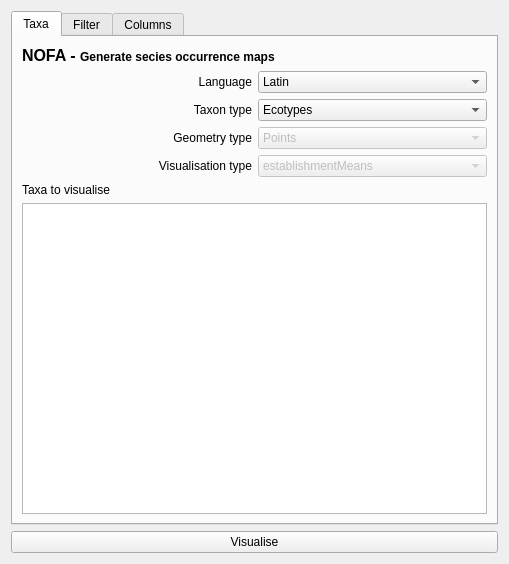
<?xml version="1.0" encoding="UTF-8"?>
<ui version="4.0">
 <class>NOFAVisualisationDialogBase</class>
 <widget class="QDialog" name="NOFAVisualisationDialogBase">
  <property name="geometry">
   <rect>
    <x>0</x>
    <y>0</y>
    <width>509</width>
    <height>564</height>
   </rect>
  </property>
  <property name="windowTitle">
   <string>NOFA Visualisation</string>
  </property>
  <layout class="QGridLayout" name="gridLayout_2">
   <item row="0" column="0">
    <layout class="QVBoxLayout" name="verticalLayout">
     <item>
      <widget class="QTabWidget" name="tabWidget">
       <property name="currentIndex">
        <number>0</number>
       </property>
       <widget class="QWidget" name="Taxa">
        <attribute name="title">
         <string>Taxa</string>
        </attribute>
        <layout class="QGridLayout" name="gridLayout_5">
         <item row="0" column="0">
          <layout class="QGridLayout" name="gridLayout">
           <item row="0" column="0" colspan="4">
            <widget class="QLabel" name="label">
             <property name="text">
              <string>&lt;html&gt;&lt;head/&gt;&lt;body&gt;&lt;p&gt;&lt;span style=&quot; font-size:12pt; font-weight:600;&quot;&gt;NOFA - &lt;/span&gt;&lt;span style=&quot; font-weight:600;&quot;&gt;Generate secies occurrence maps&lt;/span&gt;&lt;/p&gt;&lt;/body&gt;&lt;/html&gt;</string>
             </property>
            </widget>
           </item>
           <item row="4" column="2" colspan="2">
            <widget class="QComboBox" name="vis_type_cb">
             <property name="enabled">
              <bool>false</bool>
             </property>
             <item>
              <property name="text">
               <string>establishmentMeans</string>
              </property>
             </item>
             <item>
              <property name="text">
               <string>occurrenceStatus</string>
              </property>
             </item>
             <item>
              <property name="text">
               <string>extiction</string>
              </property>
             </item>
            </widget>
           </item>
           <item row="4" column="0" colspan="2">
            <widget class="QLabel" name="visualisation_label">
             <property name="text">
              <string>Visualisation type</string>
             </property>
             <property name="alignment">
              <set>Qt::AlignRight|Qt::AlignTrailing|Qt::AlignVCenter</set>
             </property>
            </widget>
           </item>
           <item row="3" column="2" colspan="2">
            <widget class="QComboBox" name="geom_type">
             <property name="enabled">
              <bool>false</bool>
             </property>
             <item>
              <property name="text">
               <string>Points</string>
              </property>
             </item>
            </widget>
           </item>
           <item row="2" column="2" colspan="2">
            <widget class="QComboBox" name="taxon_type">
             <property name="enabled">
              <bool>true</bool>
             </property>
             <property name="editable">
              <bool>false</bool>
             </property>
             <item>
              <property name="text">
               <string>Ecotypes</string>
              </property>
             </item>
             <item>
              <property name="text">
               <string>Species</string>
              </property>
             </item>
            </widget>
           </item>
           <item row="1" column="2" colspan="2">
            <widget class="QComboBox" name="lang_cb">
             <item>
              <property name="text">
               <string>Latin</string>
              </property>
             </item>
             <item>
              <property name="text">
               <string>English</string>
              </property>
             </item>
             <item>
              <property name="text">
               <string>Finish</string>
              </property>
             </item>
             <item>
              <property name="text">
               <string>Norwegian</string>
              </property>
             </item>
             <item>
              <property name="text">
               <string>Swedish</string>
              </property>
             </item>
            </widget>
           </item>
           <item row="1" column="0" colspan="2">
            <widget class="QLabel" name="language_label">
             <property name="text">
              <string>Language</string>
             </property>
             <property name="alignment">
              <set>Qt::AlignRight|Qt::AlignTrailing|Qt::AlignVCenter</set>
             </property>
            </widget>
           </item>
           <item row="2" column="0" colspan="2">
            <widget class="QLabel" name="taxon_label">
             <property name="text">
              <string>Taxon type</string>
             </property>
             <property name="alignment">
              <set>Qt::AlignRight|Qt::AlignTrailing|Qt::AlignVCenter</set>
             </property>
            </widget>
           </item>
           <item row="3" column="0" colspan="2">
            <widget class="QLabel" name="geometry_label">
             <property name="text">
              <string>Geometry type</string>
             </property>
             <property name="alignment">
              <set>Qt::AlignRight|Qt::AlignTrailing|Qt::AlignVCenter</set>
             </property>
            </widget>
           </item>
           <item row="6" column="0" colspan="4">
            <widget class="QListWidget" name="txn_lw">
             <property name="selectionMode">
              <enum>QAbstractItemView::ExtendedSelection</enum>
             </property>
            </widget>
           </item>
           <item row="5" column="0" colspan="4">
            <widget class="QLabel" name="species">
             <property name="text">
              <string>Taxa to visualise</string>
             </property>
            </widget>
           </item>
          </layout>
         </item>
        </layout>
       </widget>
       <widget class="QWidget" name="tab">
        <attribute name="title">
         <string>Filter</string>
        </attribute>
        <layout class="QGridLayout" name="gridLayout_4">
         <item row="0" column="0">
          <layout class="QGridLayout" name="gridLayout_3">
           <item row="1" column="2" rowspan="2">
            <widget class="QListWidget" name="reliab_lw">
             <property name="sizePolicy">
              <sizepolicy hsizetype="MinimumExpanding" vsizetype="Expanding">
               <horstretch>0</horstretch>
               <verstretch>0</verstretch>
              </sizepolicy>
             </property>
             <property name="selectionMode">
              <enum>QAbstractItemView::ExtendedSelection</enum>
             </property>
            </widget>
           </item>
           <item row="0" column="2">
            <widget class="QLabel" name="label_4">
             <property name="text">
              <string>Accepted reliability</string>
             </property>
            </widget>
           </item>
           <item row="0" column="0" colspan="2">
            <widget class="QLabel" name="label_9">
             <property name="text">
              <string>Accepted dates</string>
             </property>
            </widget>
           </item>
           <item row="1" column="0">
            <widget class="QLabel" name="label_2">
             <property name="text">
              <string>start after</string>
             </property>
             <property name="alignment">
              <set>Qt::AlignRight|Qt::AlignTrailing|Qt::AlignVCenter</set>
             </property>
            </widget>
           </item>
           <item row="2" column="0">
            <widget class="QLabel" name="label_3">
             <property name="text">
              <string>end before</string>
             </property>
             <property name="alignment">
              <set>Qt::AlignRight|Qt::AlignTrailing|Qt::AlignVCenter</set>
             </property>
            </widget>
           </item>
           <item row="1" column="1">
            <widget class="QDateEdit" name="mindt_de">
             <property name="sizePolicy">
              <sizepolicy hsizetype="Minimum" vsizetype="Fixed">
               <horstretch>0</horstretch>
               <verstretch>0</verstretch>
              </sizepolicy>
             </property>
             <property name="displayFormat">
              <string>yyyy-MM-dd</string>
             </property>
             <property name="calendarPopup">
              <bool>true</bool>
             </property>
            </widget>
           </item>
           <item row="2" column="1">
            <widget class="QDateEdit" name="maxdt_de">
             <property name="sizePolicy">
              <sizepolicy hsizetype="Minimum" vsizetype="Fixed">
               <horstretch>0</horstretch>
               <verstretch>0</verstretch>
              </sizepolicy>
             </property>
             <property name="displayFormat">
              <string>yyyy-MM-dd</string>
             </property>
             <property name="calendarPopup">
              <bool>true</bool>
             </property>
            </widget>
           </item>
           <item row="5" column="0" colspan="3">
            <widget class="QTreeWidget" name="admu_tw">
             <property name="selectionMode">
              <enum>QAbstractItemView::ExtendedSelection</enum>
             </property>
             <property name="headerHidden">
              <bool>true</bool>
             </property>
             <property name="columnCount">
              <number>1</number>
             </property>
             <attribute name="headerVisible">
              <bool>false</bool>
             </attribute>
             <column>
              <property name="text">
               <string>1</string>
              </property>
             </column>
            </widget>
           </item>
           <item row="3" column="0" colspan="3">
            <widget class="QLabel" name="adminUnits_label_2">
             <property name="text">
              <string>Included administrative units</string>
             </property>
            </widget>
           </item>
           <item row="6" column="0" colspan="3">
            <widget class="QLabel" name="datasets_label">
             <property name="text">
              <string>Included datasets</string>
             </property>
            </widget>
           </item>
           <item row="7" column="0" colspan="3">
            <widget class="QListWidget" name="dtst_lw">
             <property name="selectionMode">
              <enum>QAbstractItemView::ExtendedSelection</enum>
             </property>
            </widget>
           </item>
          </layout>
         </item>
        </layout>
       </widget>
       <widget class="QWidget" name="Columns">
        <attribute name="title">
         <string>Columns</string>
        </attribute>
        <layout class="QGridLayout" name="gridLayout_6">
         <item row="0" column="0">
          <widget class="QLabel" name="columns_label">
           <property name="text">
            <string>Columns to display</string>
           </property>
          </widget>
         </item>
         <item row="1" column="0">
          <widget class="QListWidget" name="tbl_col_lw">
           <property name="selectionMode">
            <enum>QAbstractItemView::ExtendedSelection</enum>
           </property>
          </widget>
         </item>
        </layout>
       </widget>
      </widget>
     </item>
     <item>
      <widget class="QPushButton" name="vis_btn">
       <property name="focusPolicy">
        <enum>Qt::NoFocus</enum>
       </property>
       <property name="text">
        <string>Visualise</string>
       </property>
      </widget>
     </item>
    </layout>
   </item>
  </layout>
 </widget>
 <resources/>
 <connections/>
</ui>
